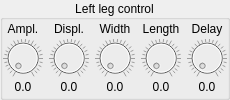
         <widget class="QGroupBox" name="groupBox_7">
          <property name="title">
           <string>Left leg control</string>
          </property>
          <property name="alignment">
           <set>Qt::AlignCenter</set>
          </property>
          <layout class="QGridLayout" name="gridLayout_7">
           <property name="leftMargin">
            <number>0</number>
           </property>
           <property name="topMargin">
            <number>0</number>
           </property>
           <property name="rightMargin">
            <number>0</number>
           </property>
           <property name="bottomMargin">
            <number>2</number>
           </property>
           <property name="verticalSpacing">
            <number>0</number>
           </property>
           <item row="0" column="0">
            <widget class="QLabel" name="ll1">
             <property name="sizePolicy">
              <sizepolicy hsizetype="Minimum" vsizetype="Minimum">
               <horstretch>0</horstretch>
               <verstretch>0</verstretch>
              </sizepolicy>
             </property>
             <property name="minimumSize">
              <size>
               <width>40</width>
               <height>0</height>
              </size>
             </property>
             <property name="maximumSize">
              <size>
               <width>40</width>
               <height>16777215</height>
              </size>
             </property>
             <property name="text">
              <string>Ampl.</string>
             </property>
             <property name="alignment">
              <set>Qt::AlignCenter</set>
             </property>
            </widget>
           </item>
           <item row="0" column="1">
            <widget class="QLabel" name="ll2">
             <property name="sizePolicy">
              <sizepolicy hsizetype="Minimum" vsizetype="Minimum">
               <horstretch>0</horstretch>
               <verstretch>0</verstretch>
              </sizepolicy>
             </property>
             <property name="minimumSize">
              <size>
               <width>40</width>
               <height>0</height>
              </size>
             </property>
             <property name="maximumSize">
              <size>
               <width>40</width>
               <height>16777215</height>
              </size>
             </property>
             <property name="toolTip">
              <string>&lt;html&gt;&lt;head/&gt;&lt;body&gt;&lt;p&gt;&lt;br/&gt;&lt;/p&gt;&lt;/body&gt;&lt;/html&gt;</string>
             </property>
             <property name="text">
              <string>Displ.</string>
             </property>
             <property name="alignment">
              <set>Qt::AlignCenter</set>
             </property>
            </widget>
           </item>
           <item row="0" column="2">
            <widget class="QLabel" name="ll3">
             <property name="sizePolicy">
              <sizepolicy hsizetype="Minimum" vsizetype="Minimum">
               <horstretch>0</horstretch>
               <verstretch>0</verstretch>
              </sizepolicy>
             </property>
             <property name="minimumSize">
              <size>
               <width>40</width>
               <height>0</height>
              </size>
             </property>
             <property name="maximumSize">
              <size>
               <width>40</width>
               <height>16777215</height>
              </size>
             </property>
             <property name="text">
              <string>Width</string>
             </property>
             <property name="alignment">
              <set>Qt::AlignCenter</set>
             </property>
            </widget>
           </item>
           <item row="0" column="3">
            <widget class="QLabel" name="ll4">
             <property name="sizePolicy">
              <sizepolicy hsizetype="Minimum" vsizetype="Minimum">
               <horstretch>0</horstretch>
               <verstretch>0</verstretch>
              </sizepolicy>
             </property>
             <property name="minimumSize">
              <size>
               <width>40</width>
               <height>0</height>
              </size>
             </property>
             <property name="maximumSize">
              <size>
               <width>40</width>
               <height>16777215</height>
              </size>
             </property>
             <property name="text">
              <string>Length</string>
             </property>
             <property name="alignment">
              <set>Qt::AlignCenter</set>
             </property>
            </widget>
           </item>
           <item row="0" column="4">
            <widget class="QLabel" name="ll5">
             <property name="sizePolicy">
              <sizepolicy hsizetype="Minimum" vsizetype="Minimum">
               <horstretch>0</horstretch>
               <verstretch>0</verstretch>
              </sizepolicy>
             </property>
             <property name="minimumSize">
              <size>
               <width>40</width>
               <height>0</height>
              </size>
             </property>
             <property name="maximumSize">
              <size>
               <width>40</width>
               <height>16777215</height>
              </size>
             </property>
             <property name="text">
              <string>Delay</string>
             </property>
             <property name="alignment">
              <set>Qt::AlignCenter</set>
             </property>
            </widget>
           </item>
           <item row="1" column="0">
            <widget class="QDial" name="lk1">
             <property name="enabled">
              <bool>false</bool>
             </property>
             <property name="sizePolicy">
              <sizepolicy hsizetype="Fixed" vsizetype="Minimum">
               <horstretch>50</horstretch>
               <verstretch>50</verstretch>
              </sizepolicy>
             </property>
             <property name="minimumSize">
              <size>
               <width>40</width>
               <height>40</height>
              </size>
             </property>
             <property name="maximumSize">
              <size>
               <width>40</width>
               <height>40</height>
              </size>
             </property>
             <property name="sizeIncrement">
              <size>
               <width>0</width>
               <height>0</height>
              </size>
             </property>
             <property name="toolTip">
              <string>&lt;html&gt;&lt;head/&gt;&lt;body&gt;&lt;p&gt;Knee swing amplitude (degrees)&lt;/p&gt;&lt;/body&gt;&lt;/html&gt;</string>
             </property>
             <property name="minimum">
              <number>0</number>
             </property>
             <property name="maximum">
              <number>100</number>
             </property>
             <property name="pageStep">
              <number>5</number>
             </property>
             <property name="value">
              <number>0</number>
             </property>
             <property name="sliderPosition">
              <number>0</number>
             </property>
             <property name="tracking">
              <bool>false</bool>
             </property>
             <property name="invertedAppearance">
              <bool>false</bool>
             </property>
             <property name="wrapping">
              <bool>false</bool>
             </property>
             <property name="notchesVisible">
              <bool>true</bool>
             </property>
            </widget>
           </item>
           <item row="1" column="1">
            <widget class="QDial" name="lk2">
             <property name="enabled">
              <bool>false</bool>
             </property>
             <property name="sizePolicy">
              <sizepolicy hsizetype="Fixed" vsizetype="Minimum">
               <horstretch>40</horstretch>
               <verstretch>40</verstretch>
              </sizepolicy>
             </property>
             <property name="minimumSize">
              <size>
               <width>40</width>
               <height>40</height>
              </size>
             </property>
             <property name="maximumSize">
              <size>
               <width>40</width>
               <height>40</height>
              </size>
             </property>
             <property name="sizeIncrement">
              <size>
               <width>0</width>
               <height>0</height>
              </size>
             </property>
             <property name="toolTip">
              <string>&lt;html&gt;&lt;head/&gt;&lt;body&gt;&lt;p&gt;Peak displacement&lt;/p&gt;&lt;/body&gt;&lt;/html&gt;</string>
             </property>
             <property name="minimum">
              <number>0</number>
             </property>
             <property name="maximum">
              <number>100</number>
             </property>
             <property name="pageStep">
              <number>5</number>
             </property>
             <property name="value">
              <number>0</number>
             </property>
             <property name="sliderPosition">
              <number>0</number>
             </property>
             <property name="tracking">
              <bool>false</bool>
             </property>
             <property name="invertedAppearance">
              <bool>false</bool>
             </property>
             <property name="wrapping">
              <bool>false</bool>
             </property>
             <property name="notchesVisible">
              <bool>true</bool>
             </property>
            </widget>
           </item>
           <item row="1" column="2">
            <widget class="QDial" name="lk3">
             <property name="enabled">
              <bool>false</bool>
             </property>
             <property name="sizePolicy">
              <sizepolicy hsizetype="Fixed" vsizetype="Minimum">
               <horstretch>50</horstretch>
               <verstretch>50</verstretch>
              </sizepolicy>
             </property>
             <property name="minimumSize">
              <size>
               <width>40</width>
               <height>40</height>
              </size>
             </property>
             <property name="maximumSize">
              <size>
               <width>40</width>
               <height>40</height>
              </size>
             </property>
             <property name="sizeIncrement">
              <size>
               <width>0</width>
               <height>0</height>
              </size>
             </property>
             <property name="toolTip">
              <string>&lt;html&gt;&lt;head/&gt;&lt;body&gt;&lt;p&gt;Peak width&lt;/p&gt;&lt;/body&gt;&lt;/html&gt;</string>
             </property>
             <property name="minimum">
              <number>0</number>
             </property>
             <property name="maximum">
              <number>100</number>
             </property>
             <property name="pageStep">
              <number>5</number>
             </property>
             <property name="value">
              <number>0</number>
             </property>
             <property name="sliderPosition">
              <number>0</number>
             </property>
             <property name="tracking">
              <bool>false</bool>
             </property>
             <property name="invertedAppearance">
              <bool>false</bool>
             </property>
             <property name="wrapping">
              <bool>false</bool>
             </property>
             <property name="notchesVisible">
              <bool>true</bool>
             </property>
            </widget>
           </item>
           <item row="1" column="3">
            <widget class="QDial" name="lk4">
             <property name="enabled">
              <bool>false</bool>
             </property>
             <property name="sizePolicy">
              <sizepolicy hsizetype="Fixed" vsizetype="Minimum">
               <horstretch>50</horstretch>
               <verstretch>50</verstretch>
              </sizepolicy>
             </property>
             <property name="minimumSize">
              <size>
               <width>40</width>
               <height>40</height>
              </size>
             </property>
             <property name="maximumSize">
              <size>
               <width>40</width>
               <height>40</height>
              </size>
             </property>
             <property name="sizeIncrement">
              <size>
               <width>0</width>
               <height>0</height>
              </size>
             </property>
             <property name="toolTip">
              <string>&lt;html&gt;&lt;head/&gt;&lt;body&gt;&lt;p&gt;Swing cycle length (seconds)&lt;/p&gt;&lt;/body&gt;&lt;/html&gt;</string>
             </property>
             <property name="minimum">
              <number>0</number>
             </property>
             <property name="maximum">
              <number>100</number>
             </property>
             <property name="pageStep">
              <number>5</number>
             </property>
             <property name="value">
              <number>0</number>
             </property>
             <property name="sliderPosition">
              <number>0</number>
             </property>
             <property name="tracking">
              <bool>false</bool>
             </property>
             <property name="invertedAppearance">
              <bool>false</bool>
             </property>
             <property name="wrapping">
              <bool>false</bool>
             </property>
             <property name="notchesVisible">
              <bool>true</bool>
             </property>
            </widget>
           </item>
           <item row="1" column="4">
            <widget class="QDial" name="lk5">
             <property name="enabled">
              <bool>false</bool>
             </property>
             <property name="sizePolicy">
              <sizepolicy hsizetype="Fixed" vsizetype="Minimum">
               <horstretch>50</horstretch>
               <verstretch>50</verstretch>
              </sizepolicy>
             </property>
             <property name="minimumSize">
              <size>
               <width>40</width>
               <height>40</height>
              </size>
             </property>
             <property name="maximumSize">
              <size>
               <width>40</width>
               <height>40</height>
              </size>
             </property>
             <property name="sizeIncrement">
              <size>
               <width>0</width>
               <height>0</height>
              </size>
             </property>
             <property name="toolTip">
              <string>&lt;html&gt;&lt;head/&gt;&lt;body&gt;&lt;p&gt;Swing start delay (seconds)&lt;/p&gt;&lt;/body&gt;&lt;/html&gt;</string>
             </property>
             <property name="minimum">
              <number>0</number>
             </property>
             <property name="maximum">
              <number>100</number>
             </property>
             <property name="pageStep">
              <number>5</number>
             </property>
             <property name="value">
              <number>0</number>
             </property>
             <property name="sliderPosition">
              <number>0</number>
             </property>
             <property name="tracking">
              <bool>false</bool>
             </property>
             <property name="invertedAppearance">
              <bool>false</bool>
             </property>
             <property name="wrapping">
              <bool>false</bool>
             </property>
             <property name="notchesVisible">
              <bool>true</bool>
             </property>
            </widget>
           </item>
           <item row="2" column="0">
            <widget class="QLabel" name="ld1">
             <property name="sizePolicy">
              <sizepolicy hsizetype="Minimum" vsizetype="Minimum">
               <horstretch>0</horstretch>
               <verstretch>0</verstretch>
              </sizepolicy>
             </property>
             <property name="minimumSize">
              <size>
               <width>40</width>
               <height>0</height>
              </size>
             </property>
             <property name="maximumSize">
              <size>
               <width>40</width>
               <height>16777215</height>
              </size>
             </property>
             <property name="text">
              <string>0.0</string>
             </property>
             <property name="alignment">
              <set>Qt::AlignCenter</set>
             </property>
            </widget>
           </item>
           <item row="2" column="1">
            <widget class="QLabel" name="ld2">
             <property name="sizePolicy">
              <sizepolicy hsizetype="Minimum" vsizetype="Minimum">
               <horstretch>0</horstretch>
               <verstretch>0</verstretch>
              </sizepolicy>
             </property>
             <property name="minimumSize">
              <size>
               <width>40</width>
               <height>0</height>
              </size>
             </property>
             <property name="maximumSize">
              <size>
               <width>40</width>
               <height>16777215</height>
              </size>
             </property>
             <property name="text">
              <string>0.0</string>
             </property>
             <property name="alignment">
              <set>Qt::AlignCenter</set>
             </property>
            </widget>
           </item>
           <item row="2" column="2">
            <widget class="QLabel" name="ld3">
             <property name="sizePolicy">
              <sizepolicy hsizetype="Minimum" vsizetype="Minimum">
               <horstretch>0</horstretch>
               <verstretch>0</verstretch>
              </sizepolicy>
             </property>
             <property name="minimumSize">
              <size>
               <width>40</width>
               <height>0</height>
              </size>
             </property>
             <property name="maximumSize">
              <size>
               <width>40</width>
               <height>16777215</height>
              </size>
             </property>
             <property name="text">
              <string>0.0</string>
             </property>
             <property name="alignment">
              <set>Qt::AlignCenter</set>
             </property>
            </widget>
           </item>
           <item row="2" column="3">
            <widget class="QLabel" name="ld4">
             <property name="sizePolicy">
              <sizepolicy hsizetype="Minimum" vsizetype="Minimum">
               <horstretch>0</horstretch>
               <verstretch>0</verstretch>
              </sizepolicy>
             </property>
             <property name="minimumSize">
              <size>
               <width>40</width>
               <height>0</height>
              </size>
             </property>
             <property name="maximumSize">
              <size>
               <width>40</width>
               <height>16777215</height>
              </size>
             </property>
             <property name="text">
              <string>0.0</string>
             </property>
             <property name="alignment">
              <set>Qt::AlignCenter</set>
             </property>
            </widget>
           </item>
           <item row="2" column="4">
            <widget class="QLabel" name="ld5">
             <property name="sizePolicy">
              <sizepolicy hsizetype="Minimum" vsizetype="Minimum">
               <horstretch>0</horstretch>
               <verstretch>0</verstretch>
              </sizepolicy>
             </property>
             <property name="minimumSize">
              <size>
               <width>40</width>
               <height>0</height>
              </size>
             </property>
             <property name="maximumSize">
              <size>
               <width>40</width>
               <height>16777215</height>
              </size>
             </property>
             <property name="text">
              <string>0.0</string>
             </property>
             <property name="alignment">
              <set>Qt::AlignCenter</set>
             </property>
            </widget>
           </item>
          </layout>
         </widget>
